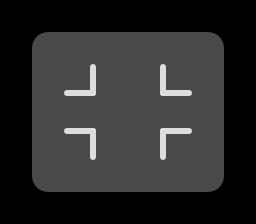

A 2D game scene composited from a Tiled map and its tileset images. What follows is a short description and the map's XML, with every tile layer's data as written:
An orthogonal 8x7 tile map with 32x32 px tiles, 2 tile layers (grid, cellrounded) and 11 objects (4x goal, 4x enemy, 2x fluffy, player).

<map version="1.0" orientation="orthogonal" width="8" height="7" tilewidth="32" tileheight="32">
 <tileset firstgid="1" name="walls" tilewidth="32" tileheight="32">
  <image source="../cells.png" trans="ff00ff" width="128" height="384" />
 </tileset>
 <layer name="grid" width="8" height="7">
  <data>
   <tile gid="16" />
   <tile gid="16" />
   <tile gid="16" />
   <tile gid="16" />
   <tile gid="16" />
   <tile gid="16" />
   <tile gid="16" />
   <tile gid="16" />
   <tile gid="16" />
   <tile gid="1" />
   <tile gid="1" />
   <tile gid="1" />
   <tile gid="1" />
   <tile gid="1" />
   <tile gid="1" />
   <tile gid="16" />
   <tile gid="16" />
   <tile gid="1" />
   <tile gid="10" />
   <tile gid="1" />
   <tile gid="1" />
   <tile gid="11" />
   <tile gid="1" />
   <tile gid="16" />
   <tile gid="16" />
   <tile gid="1" />
   <tile gid="1" />
   <tile gid="1" />
   <tile gid="1" />
   <tile gid="1" />
   <tile gid="1" />
   <tile gid="16" />
   <tile gid="16" />
   <tile gid="1" />
   <tile gid="6" />
   <tile gid="1" />
   <tile gid="1" />
   <tile gid="7" />
   <tile gid="1" />
   <tile gid="16" />
   <tile gid="16" />
   <tile gid="1" />
   <tile gid="1" />
   <tile gid="1" />
   <tile gid="1" />
   <tile gid="1" />
   <tile gid="1" />
   <tile gid="16" />
   <tile gid="16" />
   <tile gid="16" />
   <tile gid="16" />
   <tile gid="16" />
   <tile gid="16" />
   <tile gid="16" />
   <tile gid="16" />
   <tile gid="16" />
  </data>
 </layer>
 <layer name="cellrounded" width="8" height="7">
  <data>
   <tile gid="0" />
   <tile gid="0" />
   <tile gid="0" />
   <tile gid="0" />
   <tile gid="0" />
   <tile gid="0" />
   <tile gid="0" />
   <tile gid="0" />
   <tile gid="0" />
   <tile gid="17" />
   <tile gid="0" />
   <tile gid="0" />
   <tile gid="0" />
   <tile gid="0" />
   <tile gid="18" />
   <tile gid="0" />
   <tile gid="0" />
   <tile gid="0" />
   <tile gid="0" />
   <tile gid="0" />
   <tile gid="0" />
   <tile gid="0" />
   <tile gid="0" />
   <tile gid="0" />
   <tile gid="0" />
   <tile gid="0" />
   <tile gid="0" />
   <tile gid="0" />
   <tile gid="0" />
   <tile gid="0" />
   <tile gid="0" />
   <tile gid="0" />
   <tile gid="0" />
   <tile gid="0" />
   <tile gid="0" />
   <tile gid="0" />
   <tile gid="0" />
   <tile gid="0" />
   <tile gid="0" />
   <tile gid="0" />
   <tile gid="0" />
   <tile gid="19" />
   <tile gid="0" />
   <tile gid="0" />
   <tile gid="0" />
   <tile gid="0" />
   <tile gid="20" />
   <tile gid="0" />
   <tile gid="0" />
   <tile gid="0" />
   <tile gid="0" />
   <tile gid="0" />
   <tile gid="0" />
   <tile gid="0" />
   <tile gid="0" />
   <tile gid="0" />
  </data>
 </layer>
 <objectgroup name="portals" width="8" height="7" />
 <objectgroup name="players" width="8" height="7">
  <object type="player" x="141" y="175" />
 </objectgroup>
 <objectgroup name="items" width="8" height="7">
  <object type="goal" x="47" y="49" />
  <object type="goal" x="207" y="48" />
  <object type="goal" x="47" y="176" />
  <object type="goal" x="207" y="177" />
 </objectgroup>
 <objectgroup name="enemies" width="8" height="7">
  <object type="enemy" x="179" y="77" />
  <object type="enemy" x="77" y="76" />
  <object type="enemy" x="76" y="143" />
  <object type="enemy" x="178" y="144" />
 </objectgroup>
 <objectgroup name="cells" width="8" height="7">
  <object type="fluffy" x="113" y="112" />
  <object type="fluffy" x="141" y="112" />
 </objectgroup>
</map>
